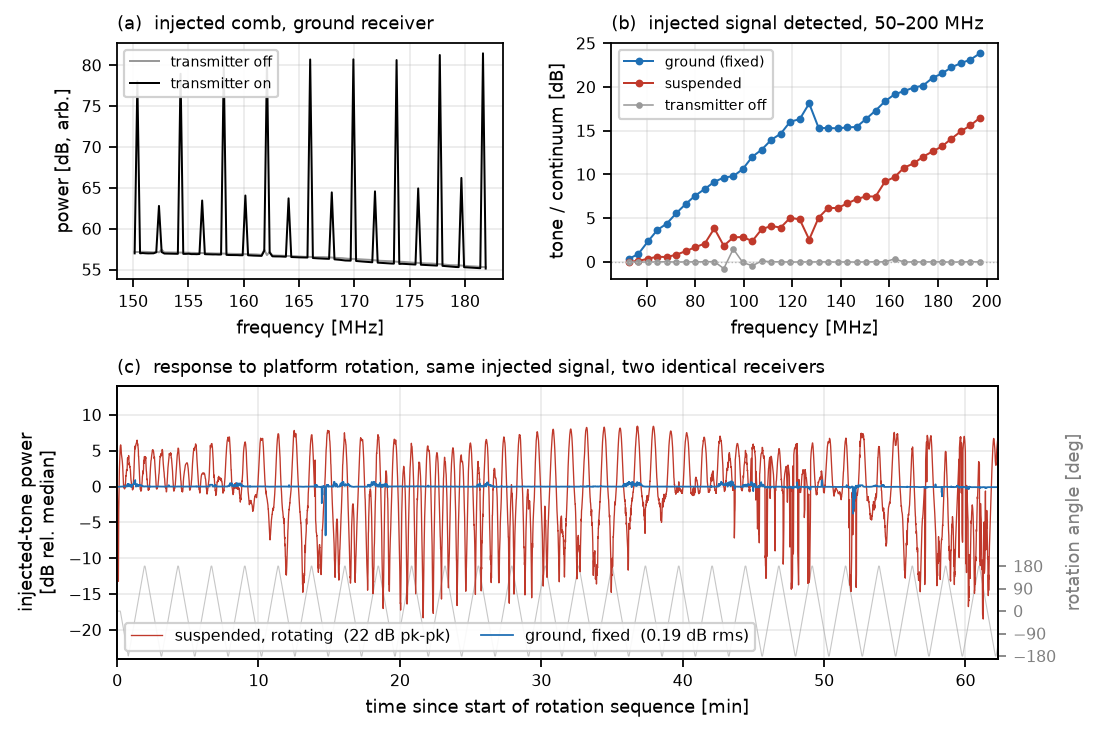

Python code for this plot:
"""DRAFT A: the two instrument novelties, quantified.
(a) signal injection: transmitter off vs on, spectrum
(b) signal injection: per-tone detection across the band, both receivers
(c) rotation: suspended receiver modulates, matched ground receiver does not
"""
import numpy as np, matplotlib; matplotlib.use("Agg")
import matplotlib.pyplot as plt
from importlib.machinery import SourceFileLoader
C=SourceFileLoader("C","00_common.py").load_module()

z=C.load(); tm,el=z["tm"],z["el"]
S=np.load("tone_series.npz"); T4,T0,tf=S["T4"],S["T0"],S["freq"]
OO=np.load("inject_onoff.npz"); R=np.load("inject_ratio.npz")
fr=OO["freq"]

AIR,GND="#c0392b","#1f6fb4"
g4=C.db(np.nanmedian(T4,axis=1)); g4-=np.nanmedian(g4)
g0=C.db(np.nanmedian(T0,axis=1)); g0-=np.nanmedian(g0)
pk4=np.nanpercentile(g4,99)-np.nanpercentile(g4,1)
pk0=np.nanpercentile(g0,99)-np.nanpercentile(g0,1)
print(f"pk-pk (1-99pct): suspended {pk4:.1f} dB   ground {pk0:.2f} dB   ratio {10**((pk4-pk0)/20):.0f}x")
print(f"ground rms {np.nanstd(g0):.2f} dB")

fig=plt.figure(figsize=(7.1,5.0))
gs=fig.add_gridspec(2,2,height_ratios=[1,1.15],hspace=0.42,wspace=0.28)

# --- (a) spectrum, transmitter off vs on -------------------------------------
a=fig.add_subplot(gs[0,0])
m=(fr>=150)&(fr<=182)
a.plot(fr[m],C.db(OO["off_gnd"][m]),lw=.9,c="0.6",label="transmitter off")
a.plot(fr[m],C.db(OO["on_gnd"][m]),lw=.9,c="k",label="transmitter on")
a.set_xlabel("frequency [MHz]",fontsize=8); a.set_ylabel("power [dB, arb.]",fontsize=8)
a.legend(fontsize=6.5,loc="upper left",framealpha=.9); a.tick_params(labelsize=7); a.grid(alpha=.25)
a.set_title("(a)  injected comb, ground receiver",fontsize=8,loc="left")

# --- (b) per-tone detection across the band ----------------------------------
b=fig.add_subplot(gs[0,1])
b.plot(R["tone_freq"],R["on_gnd"],"o-",ms=2.5,lw=.9,c=GND,label="ground (fixed)")
b.plot(R["tone_freq"],R["on_air"],"o-",ms=2.5,lw=.9,c=AIR,label="suspended")
b.plot(R["tone_freq"],R["off_gnd"],"o-",ms=2,lw=.7,c="0.6",label="transmitter off")
b.axhline(0,c="0.7",lw=.6,ls=":")
b.set_xlabel("frequency [MHz]",fontsize=8); b.set_ylabel("tone / continuum [dB]",fontsize=8)
b.legend(fontsize=6.5,loc="upper left",framealpha=.9); b.tick_params(labelsize=7); b.grid(alpha=.25)
b.set_title("(b)  injected signal detected, 50–200 MHz",fontsize=8,loc="left")

# --- (c) rotation response ----------------------------------------------------
c=fig.add_subplot(gs[1,:])
ce=c.twinx()
ce.plot(tm,el,lw=.5,c="0.78",zorder=0)
ce.set_ylabel("rotation angle [deg]",fontsize=8,color="0.5")
ce.tick_params(labelsize=7,colors="0.5"); ce.set_ylim(-190,900)
ce.set_yticks([-180,-90,0,90,180])
c.plot(tm,g4,lw=.6,c=AIR,label=f"suspended, rotating  ({pk4:.0f} dB pk-pk)")
c.plot(tm,g0,lw=.8,c=GND,label=f"ground, fixed  ({np.nanstd(g0):.2f} dB rms)")
c.set_zorder(ce.get_zorder()+1); c.patch.set_visible(False)
c.set_xlabel("time since start of rotation sequence [min]",fontsize=8)
c.set_ylabel("injected-tone power\n[dB rel. median]",fontsize=8)
c.set_ylim(-24,14); c.set_xlim(0,tm[-1])
c.legend(fontsize=7,loc="lower left",ncol=2,framealpha=.9); c.tick_params(labelsize=7); c.grid(alpha=.25)
c.set_title("(c)  response to platform rotation, same injected signal, two identical receivers",fontsize=8,loc="left")

fig.savefig("12_draft_A.png",dpi=160,bbox_inches="tight")
print("saved 12_draft_A.png")
